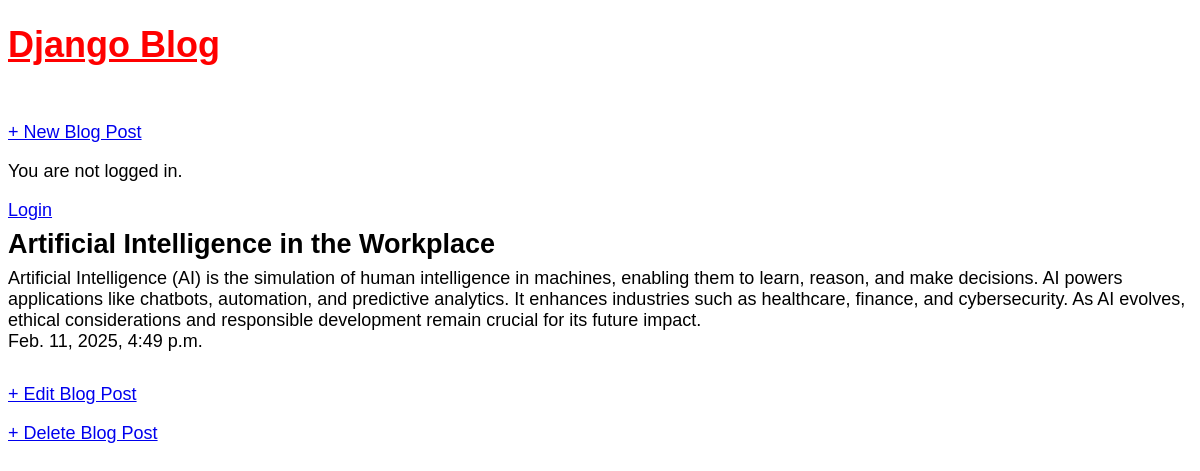
The app's page /post/1/ with its own data.
### blog/models.py (models this page shows, shortened)
class Post(models.Model):
    title = models.CharField(max_length=200)
    author = models.ForeignKey('auth.User', on_delete=models.CASCADE)
    description = models.TextField()
    date_of_post = models.DateTimeField(auto_now_add=True)

### blog/views.py (the view)
# urls.py: path("post/<int:pk>/", BlogDetailView.as_view(), name="post_detail"),
class BlogDetailView(DetailView):
    model = Post
    template_name = "blog/post_detail.html"

### templates/blog/post_detail.html
{% extends "layout/base.html" %}
{% block content %}
<div class="post-entry">
<h2>{{ object.title }}</h2>
<p>{{ object.description }}</p>
<p>{{ object.date_of_post }}</p>
</div>
<p><a href="{% url 'post_edit' post.pk %}">+ Edit Blog Post</a></p>
<p><a href="{% url 'post_delete' post.pk %}">+ Delete Blog Post</a></p>
{% endblock content %}

### static/css/base.css (style rules this page uses)
body { font-family: 'Trebuchet MS', 'Lucida Sans Unicode', 'Lucida Grande', 'Lucida Sans', Arial, sans-serif; font-size: 18px; }
.post-entry { margin-bottom: 2rem; }
.post-entry h2 { margin: 0.5rem 0; }
.post-entry p { margin: 0; font-weight: 400; }

### records on screen
Post: title "Artificial Intelligence in the Workplace", description "Artificial Intelligence (AI) is the simulation of human intelligence in machines, enabling them to learn, reason, and make decisions. AI powers applications like chatbots, automation, and predictive analytics. It enhances industries such as healthcare, finance, and cybersecurity. As AI evolves, ethical considerations and responsible development remain crucial for its future impact.", date_of_post "Feb. 11, 2025, 4:49 p.m."
